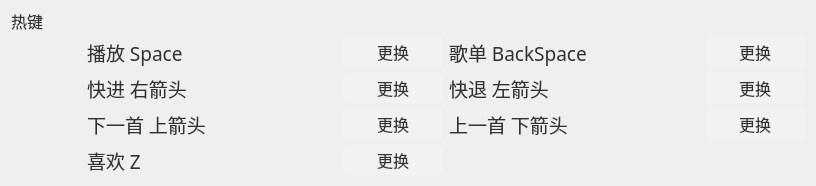
       <widget class="QWidget" name="layoutWidget">
        <property name="geometry">
         <rect>
          <x>10</x>
          <y>780</y>
          <width>796</width>
          <height>171</height>
         </rect>
        </property>
        <layout class="QGridLayout" name="gridLayout_7">
         <item row="0" column="0">
          <widget class="QLabel" name="data_manage_Label_2">
           <property name="minimumSize">
            <size>
             <width>70</width>
             <height>20</height>
            </size>
           </property>
           <property name="maximumSize">
            <size>
             <width>70</width>
             <height>20</height>
            </size>
           </property>
           <property name="font">
            <font>
             <family>黑体</family>
             <pointsize>12</pointsize>
            </font>
           </property>
           <property name="layoutDirection">
            <enum>Qt::LeftToRight</enum>
           </property>
           <property name="styleSheet">
            <string notr="true">QLabel
{
background-color:transparent;
color:rgb(50,50,50);
border-radius:5px;
}</string>
           </property>
           <property name="text">
            <string>热键</string>
           </property>
          </widget>
         </item>
         <item row="1" column="1">
          <widget class="QLabel" name="key_Label">
           <property name="minimumSize">
            <size>
             <width>250</width>
             <height>30</height>
            </size>
           </property>
           <property name="maximumSize">
            <size>
             <width>200</width>
             <height>30</height>
            </size>
           </property>
           <property name="font">
            <font>
             <family>黑体</family>
             <pointsize>14</pointsize>
            </font>
           </property>
           <property name="layoutDirection">
            <enum>Qt::LeftToRight</enum>
           </property>
           <property name="styleSheet">
            <string notr="true">QLabel
{
background-color:transparent;
color:rgb(50,50,50);
border-radius:5px;
}</string>
           </property>
           <property name="text">
            <string>播放 Space</string>
           </property>
          </widget>
         </item>
         <item row="1" column="2">
          <widget class="QPushButton" name="select_key_Button">
           <property name="minimumSize">
            <size>
             <width>100</width>
             <height>30</height>
            </size>
           </property>
           <property name="maximumSize">
            <size>
             <width>100</width>
             <height>30</height>
            </size>
           </property>
           <property name="font">
            <font>
             <family>黑体</family>
             <pointsize>12</pointsize>
            </font>
           </property>
           <property name="styleSheet">
            <string notr="true">QPushButton
{
background-color:rgb(255,255,255,0.2);
color:rgb(50,50,50);
border-radius:5px}

QPushButton:disabled
{
background-color:rgb(255,255,255,0.1);
color:rgb(50,50,50);
border-radius:5px;
}
QPushButton:hover {	/*鼠标悬浮时*/
	background-color: rgba(255,255,255,0.3);
}

QPushButton::pressed
{
background-color:rgb(255,255,255,0.4);
color:rgb(50,50,50);
}
</string>
           </property>
           <property name="text">
            <string>更换</string>
           </property>
          </widget>
         </item>
         <item row="1" column="3">
          <widget class="QLabel" name="key_Label_2">
           <property name="minimumSize">
            <size>
             <width>250</width>
             <height>30</height>
            </size>
           </property>
           <property name="maximumSize">
            <size>
             <width>250</width>
             <height>30</height>
            </size>
           </property>
           <property name="font">
            <font>
             <family>黑体</family>
             <pointsize>14</pointsize>
            </font>
           </property>
           <property name="layoutDirection">
            <enum>Qt::LeftToRight</enum>
           </property>
           <property name="styleSheet">
            <string notr="true">QLabel
{
background-color:transparent;
color:rgb(50,50,50);
border-radius:5px;
}</string>
           </property>
           <property name="text">
            <string>歌单 BackSpace</string>
           </property>
          </widget>
         </item>
         <item row="1" column="4">
          <widget class="QPushButton" name="select_key_Button_2">
           <property name="minimumSize">
            <size>
             <width>100</width>
             <height>30</height>
            </size>
           </property>
           <property name="maximumSize">
            <size>
             <width>100</width>
             <height>30</height>
            </size>
           </property>
           <property name="font">
            <font>
             <family>黑体</family>
             <pointsize>12</pointsize>
            </font>
           </property>
           <property name="styleSheet">
            <string notr="true">QPushButton
{
background-color:rgb(255,255,255,0.2);
color:rgb(50,50,50);
border-radius:5px}

QPushButton:disabled
{
background-color:rgb(255,255,255,0.1);
color:rgb(50,50,50);
border-radius:5px;
}
QPushButton:hover {	/*鼠标悬浮时*/
	background-color: rgba(255,255,255,0.3);
}

QPushButton::pressed
{
background-color:rgb(255,255,255,0.4);
color:rgb(50,50,50);
}
</string>
           </property>
           <property name="text">
            <string>更换</string>
           </property>
          </widget>
         </item>
         <item row="2" column="1">
          <widget class="QLabel" name="key_Label_3">
           <property name="minimumSize">
            <size>
             <width>250</width>
             <height>30</height>
            </size>
           </property>
           <property name="maximumSize">
            <size>
             <width>250</width>
             <height>30</height>
            </size>
           </property>
           <property name="font">
            <font>
             <family>黑体</family>
             <pointsize>14</pointsize>
            </font>
           </property>
           <property name="layoutDirection">
            <enum>Qt::LeftToRight</enum>
           </property>
           <property name="styleSheet">
            <string notr="true">QLabel
{
background-color:transparent;
color:rgb(50,50,50);
border-radius:5px;
}</string>
           </property>
           <property name="text">
            <string>快进 右箭头</string>
           </property>
          </widget>
         </item>
         <item row="2" column="2">
          <widget class="QPushButton" name="select_key_Button_3">
           <property name="minimumSize">
            <size>
             <width>100</width>
             <height>30</height>
            </size>
           </property>
           <property name="maximumSize">
            <size>
             <width>100</width>
             <height>30</height>
            </size>
           </property>
           <property name="font">
            <font>
             <family>黑体</family>
             <pointsize>12</pointsize>
            </font>
           </property>
           <property name="styleSheet">
            <string notr="true">QPushButton
{
background-color:rgb(255,255,255,0.2);
color:rgb(50,50,50);
border-radius:5px}

QPushButton:disabled
{
background-color:rgb(255,255,255,0.1);
color:rgb(50,50,50);
border-radius:5px;
}
QPushButton:hover {	/*鼠标悬浮时*/
	background-color: rgba(255,255,255,0.3);
}

QPushButton::pressed
{
background-color:rgb(255,255,255,0.4);
color:rgb(50,50,50);
}
</string>
           </property>
           <property name="text">
            <string>更换</string>
           </property>
          </widget>
         </item>
         <item row="2" column="3">
          <widget class="QLabel" name="key_Label_4">
           <property name="minimumSize">
            <size>
             <width>250</width>
             <height>30</height>
            </size>
           </property>
           <property name="maximumSize">
            <size>
             <width>250</width>
             <height>30</height>
            </size>
           </property>
           <property name="font">
            <font>
             <family>黑体</family>
             <pointsize>14</pointsize>
            </font>
           </property>
           <property name="layoutDirection">
            <enum>Qt::LeftToRight</enum>
           </property>
           <property name="styleSheet">
            <string notr="true">QLabel
{
background-color:transparent;
color:rgb(50,50,50);
border-radius:5px;
}</string>
           </property>
           <property name="text">
            <string>快退 左箭头</string>
           </property>
          </widget>
         </item>
         <item row="2" column="4">
          <widget class="QPushButton" name="select_key_Button_4">
           <property name="minimumSize">
            <size>
             <width>100</width>
             <height>30</height>
            </size>
           </property>
           <property name="maximumSize">
            <size>
             <width>100</width>
             <height>30</height>
            </size>
           </property>
           <property name="font">
            <font>
             <family>黑体</family>
             <pointsize>12</pointsize>
            </font>
           </property>
           <property name="styleSheet">
            <string notr="true">QPushButton
{
background-color:rgb(255,255,255,0.2);
color:rgb(50,50,50);
border-radius:5px}

QPushButton:disabled
{
background-color:rgb(255,255,255,0.1);
color:rgb(50,50,50);
border-radius:5px;
}
QPushButton:hover {	/*鼠标悬浮时*/
	background-color: rgba(255,255,255,0.3);
}

QPushButton::pressed
{
background-color:rgb(255,255,255,0.4);
color:rgb(50,50,50);
}
</string>
           </property>
           <property name="text">
            <string>更换</string>
           </property>
          </widget>
         </item>
         <item row="3" column="1">
          <widget class="QLabel" name="key_Label_5">
           <property name="minimumSize">
            <size>
             <width>250</width>
             <height>30</height>
            </size>
           </property>
           <property name="maximumSize">
            <size>
             <width>250</width>
             <height>30</height>
            </size>
           </property>
           <property name="font">
            <font>
             <family>黑体</family>
             <pointsize>14</pointsize>
            </font>
           </property>
           <property name="layoutDirection">
            <enum>Qt::LeftToRight</enum>
           </property>
           <property name="styleSheet">
            <string notr="true">QLabel
{
background-color:transparent;
color:rgb(50,50,50);
border-radius:5px;
}</string>
           </property>
           <property name="text">
            <string>下一首 上箭头</string>
           </property>
          </widget>
         </item>
         <item row="3" column="2">
          <widget class="QPushButton" name="select_key_Button_5">
           <property name="minimumSize">
            <size>
             <width>100</width>
             <height>30</height>
            </size>
           </property>
           <property name="maximumSize">
            <size>
             <width>100</width>
             <height>30</height>
            </size>
           </property>
           <property name="font">
            <font>
             <family>黑体</family>
             <pointsize>12</pointsize>
            </font>
           </property>
           <property name="styleSheet">
            <string notr="true">QPushButton
{
background-color:rgb(255,255,255,0.2);
color:rgb(50,50,50);
border-radius:5px}

QPushButton:disabled
{
background-color:rgb(255,255,255,0.1);
color:rgb(50,50,50);
border-radius:5px;
}
QPushButton:hover {	/*鼠标悬浮时*/
	background-color: rgba(255,255,255,0.3);
}

QPushButton::pressed
{
background-color:rgb(255,255,255,0.4);
color:rgb(50,50,50);
}
</string>
           </property>
           <property name="text">
            <string>更换</string>
           </property>
          </widget>
         </item>
         <item row="3" column="3">
          <widget class="QLabel" name="key_Label_6">
           <property name="minimumSize">
            <size>
             <width>250</width>
             <height>30</height>
            </size>
           </property>
           <property name="maximumSize">
            <size>
             <width>250</width>
             <height>30</height>
            </size>
           </property>
           <property name="font">
            <font>
             <family>黑体</family>
             <pointsize>14</pointsize>
            </font>
           </property>
           <property name="layoutDirection">
            <enum>Qt::LeftToRight</enum>
           </property>
           <property name="styleSheet">
            <string notr="true">QLabel
{
background-color:transparent;
color:rgb(50,50,50);
border-radius:5px;
}</string>
           </property>
           <property name="text">
            <string>上一首 下箭头</string>
           </property>
          </widget>
         </item>
         <item row="3" column="4">
          <widget class="QPushButton" name="select_key_Button_6">
           <property name="minimumSize">
            <size>
             <width>100</width>
             <height>30</height>
            </size>
           </property>
           <property name="maximumSize">
            <size>
             <width>100</width>
             <height>30</height>
            </size>
           </property>
           <property name="font">
            <font>
             <family>黑体</family>
             <pointsize>12</pointsize>
            </font>
           </property>
           <property name="styleSheet">
            <string notr="true">QPushButton
{
background-color:rgb(255,255,255,0.2);
color:rgb(50,50,50);
border-radius:5px}

QPushButton:disabled
{
background-color:rgb(255,255,255,0.1);
color:rgb(50,50,50);
border-radius:5px;
}
QPushButton:hover {	/*鼠标悬浮时*/
	background-color: rgba(255,255,255,0.3);
}

QPushButton::pressed
{
background-color:rgb(255,255,255,0.4);
color:rgb(50,50,50);
}
</string>
           </property>
           <property name="text">
            <string>更换</string>
           </property>
          </widget>
         </item>
         <item row="4" column="1">
          <widget class="QLabel" name="key_Label_7">
           <property name="minimumSize">
            <size>
             <width>250</width>
             <height>30</height>
            </size>
           </property>
           <property name="maximumSize">
            <size>
             <width>250</width>
             <height>30</height>
            </size>
           </property>
           <property name="font">
            <font>
             <family>黑体</family>
             <pointsize>14</pointsize>
            </font>
           </property>
           <property name="layoutDirection">
            <enum>Qt::LeftToRight</enum>
           </property>
           <property name="styleSheet">
            <string notr="true">QLabel
{
background-color:transparent;
color:rgb(50,50,50);
border-radius:5px;
}</string>
           </property>
           <property name="text">
            <string>喜欢 Z</string>
           </property>
          </widget>
         </item>
         <item row="4" column="2">
          <widget class="QPushButton" name="select_key_Button_7">
           <property name="minimumSize">
            <size>
             <width>100</width>
             <height>30</height>
            </size>
           </property>
           <property name="maximumSize">
            <size>
             <width>100</width>
             <height>30</height>
            </size>
           </property>
           <property name="font">
            <font>
             <family>黑体</family>
             <pointsize>12</pointsize>
            </font>
           </property>
           <property name="styleSheet">
            <string notr="true">QPushButton
{
background-color:rgb(255,255,255,0.2);
color:rgb(50,50,50);
border-radius:5px}

QPushButton:disabled
{
background-color:rgb(255,255,255,0.1);
color:rgb(50,50,50);
border-radius:5px;
}
QPushButton:hover {	/*鼠标悬浮时*/
	background-color: rgba(255,255,255,0.3);
}

QPushButton::pressed
{
background-color:rgb(255,255,255,0.4);
color:rgb(50,50,50);
}
</string>
           </property>
           <property name="text">
            <string>更换</string>
           </property>
          </widget>
         </item>
        </layout>
       </widget>
